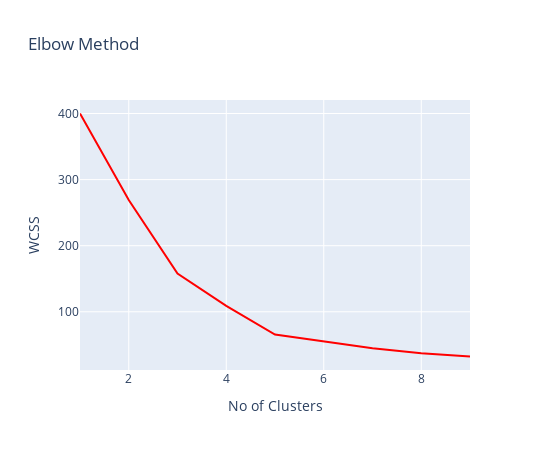

Notebook code for this chart:
### Code cell
fig = px.line(
    x=range(1, 10),
    y=wcss,
    title="Elbow Method",
    height=450,
    width=550,
    color_discrete_sequence=["red"],
)
fig.update_layout(xaxis_title="No of Clusters", yaxis_title="WCSS")
fig.show()

### Figure 1 — Plotly figure (JSON) as saved in the notebook; plotly's stock layout.template omitted (floating-point values rounded to 4 significant figures)
{"data": [{"hovertemplate": "x=%{x}<br>y=%{y}<extra></extra>", "legendgroup": "", "line": {"color": "red", "dash": "solid"}, "marker": {"symbol": "circle"}, "mode": "lines", "name": "", "orientation": "v", "showlegend": false, "type": "scatter", "x": [1, 2, 3, 4, 5, 6, 7, 8, 9], "xaxis": "x", "y": [400.0, 269.1, 157.7, 108.9, 65.57, 55.06, 44.86, 37.22, 32.35], "yaxis": "y"}], "layout": {"height": 450, "legend": {"tracegroupgap": 0}, "title": {"text": "Elbow Method"}, "width": 550, "xaxis": {"anchor": "y", "domain": [0, 1], "title": {"text": "No of Clusters"}}, "yaxis": {"anchor": "x", "domain": [0, 1], "title": {"text": "WCSS"}}}}
